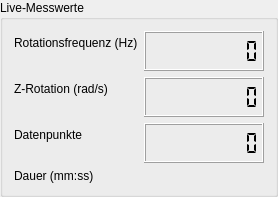
<?xml version="1.0" encoding="UTF-8"?>
<ui version="4.0">
 <class>LivePanel</class>
 <widget class="QGroupBox" name="LivePanel">
  <property name="title">
   <string>Live-Messwerte</string>
  </property>
  <layout class="QFormLayout" name="formLayout">
   <property name="rowWrapPolicy">
    <enum>QFormLayout::RowWrapPolicy::WrapLongRows</enum>
   </property>
   <property name="fieldGrowthPolicy">
    <enum>QFormLayout::FieldGrowthPolicy::AllNonFixedFieldsGrow</enum>
   </property>
   <item row="0" column="0">
    <widget class="QLabel" name="captionFrequency">
     <property name="text">
      <string>Rotationsfrequenz (Hz)</string>
     </property>
    </widget>
   </item>
   <item row="0" column="1">
    <widget class="QLCDNumber" name="lcdFrequency">
     <property name="minimumSize">
      <size>
       <width>120</width>
       <height>40</height>
      </size>
     </property>
     <property name="digitCount">
      <number>8</number>
     </property>
     <property name="smallDecimalPoint">
      <bool>true</bool>
     </property>
     <property name="segmentStyle">
      <enum>QLCDNumber::SegmentStyle::Flat</enum>
     </property>
     <property name="toolTip">
      <string>Aktuelle Rotationsfrequenz der Kreiselscheibe in Hertz</string>
     </property>
    </widget>
   </item>
   <item row="1" column="0">
    <widget class="QLabel" name="captionGyroZ">
     <property name="text">
      <string>Z-Rotation (rad/s)</string>
     </property>
    </widget>
   </item>
   <item row="1" column="1">
    <widget class="QLCDNumber" name="lcdGyroZ">
     <property name="minimumSize">
      <size>
       <width>120</width>
       <height>40</height>
      </size>
     </property>
     <property name="digitCount">
      <number>8</number>
     </property>
     <property name="smallDecimalPoint">
      <bool>true</bool>
     </property>
     <property name="segmentStyle">
      <enum>QLCDNumber::SegmentStyle::Flat</enum>
     </property>
     <property name="toolTip">
      <string>Aktuelle Winkelgeschwindigkeit um die z-Achse in Radiant pro Sekunde</string>
     </property>
    </widget>
   </item>
   <item row="2" column="0">
    <widget class="QLabel" name="captionPoints">
     <property name="text">
      <string>Datenpunkte</string>
     </property>
    </widget>
   </item>
   <item row="2" column="1">
    <widget class="QLCDNumber" name="lcdPoints">
     <property name="minimumSize">
      <size>
       <width>120</width>
       <height>40</height>
      </size>
     </property>
     <property name="digitCount">
      <number>8</number>
     </property>
     <property name="smallDecimalPoint">
      <bool>true</bool>
     </property>
     <property name="segmentStyle">
      <enum>QLCDNumber::SegmentStyle::Flat</enum>
     </property>
     <property name="toolTip">
      <string>Anzahl der aufgezeichneten Messwerte</string>
     </property>
    </widget>
   </item>
   <item row="3" column="0">
    <widget class="QLabel" name="captionDuration">
     <property name="text">
      <string>Dauer (mm:ss)</string>
     </property>
    </widget>
   </item>
   <item row="3" column="1">
    <widget class="QLabel" name="labelDuration">
     <property name="alignment">
      <set>Qt::AlignmentFlag::AlignRight|Qt::AlignmentFlag::AlignVCenter</set>
     </property>
     <property name="toolTip">
      <string>Dauer der aktuellen Aufzeichnung</string>
     </property>
    </widget>
   </item>
  </layout>
 </widget>
 <resources/>
 <connections/>
</ui>
